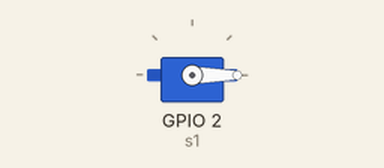
This sketch was run on a simulated ESP32. Parts: servo.

Above: at 0.05 s.
At 4.0 s:
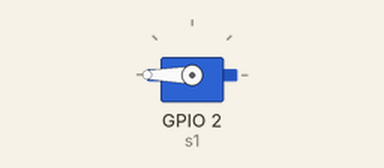
Timing chart, 0 to 5.2 s (numbered marks = the images above):
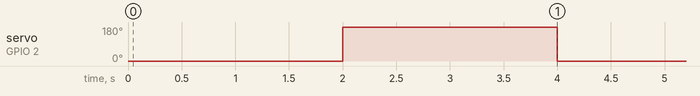

Measured:
- by itself, servo on GPIO 2 (s1): alternates 180° for 2.0 s and 0° for 2.0 s

The sketch:

servo-test.ino
```cpp
#include <ESP32Servo.h>
Servo s1;
int pos=0;
void setup()
{
  s1.setPeriodHertz(50);
  s1.attach(2,600,2400);
}

void loop()
{
  s1.write(0);
  delay(2000);
  //s1.write(90);
  //delay(2000);
  s1.write(180);
  delay(2000);
}
```
